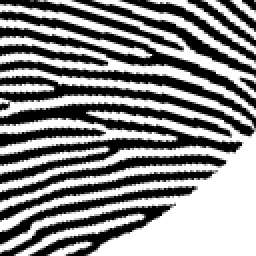
#> input picture tv算法去噪？/train2/origin.png, 128 x 128 px, found by its file name (shown 2 times larger)
$ python 'tv算法自写.py'
#> lines starting #> are read from the running program, lines starting #| are printed output that depends on the picture; after the words box and inside, x2 and y2 are one past the last pixel; in counts of white or black regions, pixels touching at a corner belong together
# 返回的是补全结果？
import cv2
import numpy as np
import matplotlib.pyplot as plt

def tv_inpaint(pic_array,mask_array):
    # tv算法
    height,width = pic_array.shape
    pic_copy = pic_array.copy()

    lambda_number = 0.2
    a = 0.5  # 避免分母为0.

    for i in range(0 + 1, height - 1):
        for j in range(0 + 1, width - 1):
            if mask_array[i, j] == 0:
                Un = np.sqrt((pic_array[i, j] - pic_array[i - 1, j]) ** 2 + ((pic_array[i - 1, j - 1] - pic_array[i - 1, j + 1]) / 2) ** 2);
                # Ue = np.sqrt((img(i, j) - img(i, j + 1)) ^ 2 + ((img(i - 1, j + 1) - img(i + 1, j + 1)) / 2) ^ 2)
                Ue = np.sqrt((pic_array[i, j] - pic_array[i, j + 1]) ** 2 + ((pic_array[i - 1, j + 1] - pic_array[i + 1, j + 1]) / 2) ** 2);
                Uw = np.sqrt((pic_array[i, j] - pic_array[i, j - 1]) ** 2 + ((pic_array[i - 1, j - 1] - pic_array[i + 1, j - 1]) / 2) ** 2);
                Us = np.sqrt((pic_array[i, j] - pic_array[i + 1, j]) ** 2 + ((pic_array[i + 1, j - 1] - pic_array[i + 1, j + 1]) / 2) ** 2);

                Wn = 1 / np.sqrt(Un ** 2 + a ** 2);
                We = 1 / np.sqrt(Ue ** 2 + a ** 2);
                Ww = 1 / np.sqrt(Uw ** 2 + a ** 2);
                Ws = 1 / np.sqrt(Us ** 2 + a ** 2);

                Hon = Wn / ((Wn + We + Ww + Ws) + lambda_number);
                Hoe = We / ((Wn + We + Ww + Ws) + lambda_number);
                How = Ww / ((Wn + We + Ww + Ws) + lambda_number);
                Hos = Ws / ((Wn + We + Ww + Ws) + lambda_number);

                Hoo = lambda_number / ((Wn + We + Ww + Ws) + lambda_number);
                value = Hon * pic_array[i - 1, j]+ Hoe * pic_array[i, j + 1]+ How * pic_array[i, j - 1] + Hos * pic_array[i + 1,
                                                                        j] + Hoo * pic_array[i, j];
                pic_copy[i, j] = value;
    # 更新
    pic_array = pic_copy
    return pic_array
def gen_pic_with_mask(mask,origin_pic):
    height,width = origin_pic.shape
    for i in range(height):
        for j in range(width):
            if mask[i,j]==0:
                origin_pic[i,j]=255

    return origin_pic

def makedir(dir):
    import os
    dir = dir.strip()
    isExist = os.path.exists(dir)
    if not isExist:
        os.makedirs(dir)
        return True
    else:
        return False

if __name__ == '__main__':
    # 要处理的图片
    result = 'resultnew//'; makedir(result)
    pic = 'train2//origin.png'

    # 掩膜，有污损的区域是255白色
    mask = 'train2//newmask.png'
    epochs = 15000
    pic = np.float64(cv2.imread(pic,flags=0))
#> pic: shape (128, 128) float64; min 0, max 255, mean 138.3
    mask = cv2.imread(mask,flags=0)
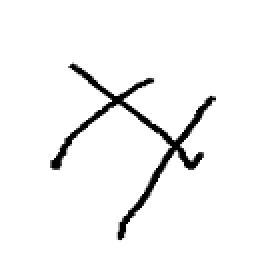
#> input picture tv算法去噪？/train2/newmask.png, 128 x 128 px, found by its file name (shown 2 times larger)
#> mask is the input picture: shape (128, 128); min 0, max 255, mean 243.6
    height ,width = pic.shape
#> height = 128; width = 128
    # 产生图片带有mask
    pic = gen_pic_with_mask(mask=mask,origin_pic=pic)
    cv2.imshow('noise_pic  ', pic)
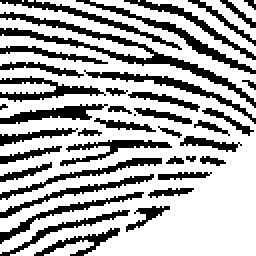
#> window 'noise_pic  ': shape (128, 128) (shown 2 times larger); 68.5% white; 40 black regions (5 under 20 px), largest, box (x1, y1, x2, y2) and area: (0, 6, 128, 54) 672, (38, 0, 128, 37) 313, (42, 35, 128, 62) 278
    cv2.imwrite(filename=result + str('pic_with_mask') + '.png', img=pic)
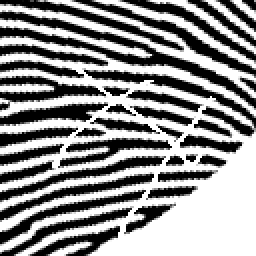
#> saved as pic_with_mask.png: shape (128, 128) (shown 2 times larger); min 0, max 255, mean 142.8
    cv2.waitKey(0)
    cv2.destroyAllWindows()


    lambda_number =0.2
    a =  0.5 # 避免分母为0.
    for epoch in range(epochs):
        pic_copy = pic.copy()
#> (the run stopped early here; a loop or call above may not have finished)
